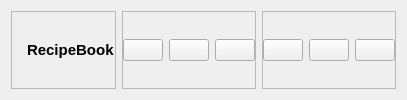
        <widget class="QWidget" name="headerContainer" native="true">
         <property name="toolTip">
          <string>Profile</string>
         </property>
         <layout class="QHBoxLayout" name="horizontalLayout_5">
          <item alignment="Qt::AlignLeft">
           <widget class="QFrame" name="frame_5">
            <property name="font">
             <font>
              <pointsize>12</pointsize>
             </font>
            </property>
            <property name="frameShape">
             <enum>QFrame::StyledPanel</enum>
            </property>
            <property name="frameShadow">
             <enum>QFrame::Raised</enum>
            </property>
            <layout class="QHBoxLayout" name="horizontalLayout_7">
             <property name="leftMargin">
              <number>0</number>
             </property>
             <property name="topMargin">
              <number>0</number>
             </property>
             <property name="rightMargin">
              <number>0</number>
             </property>
             <property name="bottomMargin">
              <number>0</number>
             </property>
             <item>
              <widget class="QLabel" name="label_5">
               <property name="maximumSize">
                <size>
                 <width>30</width>
                 <height>25</height>
                </size>
               </property>
               <property name="text">
                <string/>
               </property>
               <property name="pixmap">
                <pixmap resource="resources.qrc">:/images/book.png</pixmap>
               </property>
               <property name="scaledContents">
                <bool>true</bool>
               </property>
              </widget>
             </item>
             <item>
              <widget class="QLabel" name="label_6">
               <property name="font">
                <font>
                 <pointsize>11</pointsize>
                 <weight>75</weight>
                 <bold>true</bold>
                </font>
               </property>
               <property name="text">
                <string>RecipeBook</string>
               </property>
              </widget>
             </item>
            </layout>
           </widget>
          </item>
          <item alignment="Qt::AlignHCenter">
           <widget class="QFrame" name="frame_6">
            <property name="frameShape">
             <enum>QFrame::StyledPanel</enum>
            </property>
            <property name="frameShadow">
             <enum>QFrame::Raised</enum>
            </property>
            <layout class="QHBoxLayout" name="horizontalLayout_6">
             <property name="leftMargin">
              <number>0</number>
             </property>
             <property name="topMargin">
              <number>0</number>
             </property>
             <property name="rightMargin">
              <number>0</number>
             </property>
             <property name="bottomMargin">
              <number>0</number>
             </property>
             <item>
              <widget class="QPushButton" name="notificationBtn">
               <property name="text">
                <string/>
               </property>
               <property name="icon">
                <iconset resource="resources.qrc">
                 <normaloff>:/icons/bell.svg</normaloff>:/icons/bell.svg</iconset>
               </property>
               <property name="iconSize">
                <size>
                 <width>24</width>
                 <height>24</height>
                </size>
               </property>
              </widget>
             </item>
             <item>
              <widget class="QPushButton" name="moreMenuBtn">
               <property name="toolTip">
                <string>More</string>
               </property>
               <property name="text">
                <string/>
               </property>
               <property name="icon">
                <iconset resource="resources.qrc">
                 <normaloff>:/icons/more-horizontal.svg</normaloff>:/icons/more-horizontal.svg</iconset>
               </property>
               <property name="iconSize">
                <size>
                 <width>24</width>
                 <height>24</height>
                </size>
               </property>
              </widget>
             </item>
             <item>
              <widget class="QPushButton" name="profileMenuBtn">
               <property name="text">
                <string/>
               </property>
               <property name="icon">
                <iconset resource="resources.qrc">
                 <normaloff>:/icons/user.svg</normaloff>:/icons/user.svg</iconset>
               </property>
               <property name="iconSize">
                <size>
                 <width>24</width>
                 <height>24</height>
                </size>
               </property>
              </widget>
             </item>
            </layout>
           </widget>
          </item>
          <item alignment="Qt::AlignRight">
           <widget class="QFrame" name="frame_7">
            <property name="frameShape">
             <enum>QFrame::StyledPanel</enum>
            </property>
            <property name="frameShadow">
             <enum>QFrame::Raised</enum>
            </property>
            <layout class="QHBoxLayout" name="horizontalLayout_4">
             <property name="leftMargin">
              <number>0</number>
             </property>
             <property name="topMargin">
              <number>0</number>
             </property>
             <property name="rightMargin">
              <number>0</number>
             </property>
             <property name="bottomMargin">
              <number>0</number>
             </property>
             <item>
              <widget class="QPushButton" name="minimizeBtn">
               <property name="toolTip">
                <string>Minimize Window</string>
               </property>
               <property name="text">
                <string/>
               </property>
               <property name="icon">
                <iconset resource="resources.qrc">
                 <normaloff>:/icons/minus.svg</normaloff>:/icons/minus.svg</iconset>
               </property>
              </widget>
             </item>
             <item>
              <widget class="QPushButton" name="restoreBtn">
               <property name="toolTip">
                <string>Restore Window</string>
               </property>
               <property name="text">
                <string/>
               </property>
               <property name="icon">
                <iconset resource="resources.qrc">
                 <normaloff>:/icons/square.svg</normaloff>:/icons/square.svg</iconset>
               </property>
              </widget>
             </item>
             <item>
              <widget class="QPushButton" name="closeBtn">
               <property name="toolTip">
                <string>Close Window</string>
               </property>
               <property name="text">
                <string/>
               </property>
               <property name="icon">
                <iconset resource="resources.qrc">
                 <normaloff>:/icons/x.svg</normaloff>:/icons/x.svg</iconset>
               </property>
              </widget>
             </item>
            </layout>
           </widget>
          </item>
         </layout>
        </widget>
